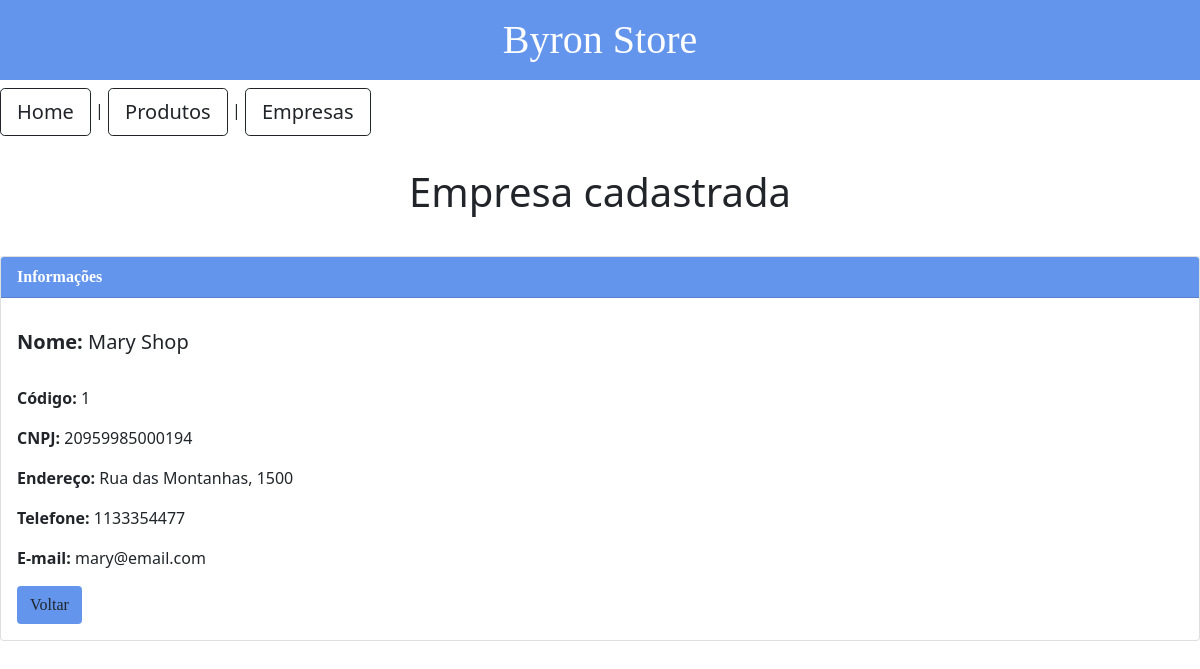
The page /view_cmp/8/ on the database its author committed.
### app/models.py (models this page shows)
class Companies(models.Model):
    cmpId = models.PositiveBigIntegerField()
    cmpCnpj = models.CharField(max_length=16)
    cmpName = models.CharField(max_length=50)
    cmpPassword = models.CharField(max_length=20)
    cmpAddress = models.CharField(max_length=50)
    cmpEmail = models.CharField(max_length=20)
    cmpPhone = models.CharField(max_length=14)

### app/views.py (the view)
# urls.py: path('view_cmp/<int:pk>/', view_cmp, name = 'view_cmp'),
def view_cmp(request, pk):
    data={}
    data['db']=Companies.objects.get(pk=pk)
    return render(request,'view_cmp.html', data)

### app/templates/view_cmp.html (shortened to what this page needs)
<!DOCTYPE html>
<html lang="pt-br">
<head>
  <link href="https://cdn.jsdelivr.net/npm/bootstrap@5.1.1/dist/css/bootstrap.min.css" rel="stylesheet">
</head>
<div class="multi-bg-example">
  <header>
    <h1 class = "p-3 mb-2 bg text-white text-center" style="font-family:verdana; background-color: cornflowerblue;">Byron Store</h1>
  </header>
  <body>
    <div>
      <a href="/" type="button" class="btn btn-outline-dark btn-lg"> Home</a>
        <a>|</a>
        <a href ="/mnu_products" type="button" class="btn btn-outline-dark btn-lg">Produtos</a>
        <a>|</a>
        <a href ="/mnu_companies" type="button" class="btn btn-outline-dark btn-lg">Empresas</a>
      </div>
    <div class="container p-3"></div>
    <h1 class="text-center" >Empresa cadastrada</h1>
    <div class="container p-3"></div>
<body>
<div class="card">
  <div class="card-header text-white mb-3" style="font-family:verdana; background-color: cornflowerblue;">
	  <b>Informações</b>
  </div>
  <div class="card-body">
	  <h5 class="card-title"><b>Nome: </b>{{db.cmpName}}</h5>
      <p class="card-text pt-4"><b>Código:</b> {{db.cmpId}}</p>
	  <p class="card-text"><b>CNPJ:</b> {{db.cmpCnpj}}</p>
	  <p class="card-text"><b>Endereço:</b> {{db.cmpAddress}}</p>
	  <p class="card-text"><b>Telefone:</b> {{db.cmpPhone}}</p>
	  <p class="card-text"><b>E-mail:</b> {{db.cmpEmail}}</p>
    <a href="/mnu_companies" class="btn" style="font-family:verdana; background-color: cornflowerblue;">Voltar</a>
  </div>
</div>
</body>
</html>

### rows shown on the page
Companies: cmpName "Mary Shop", cmpId "1", cmpCnpj "20959985000194", cmpAddress "Rua das Montanhas, 1500", cmpPhone "1133354477", cmpEmail "mary@email.com"
